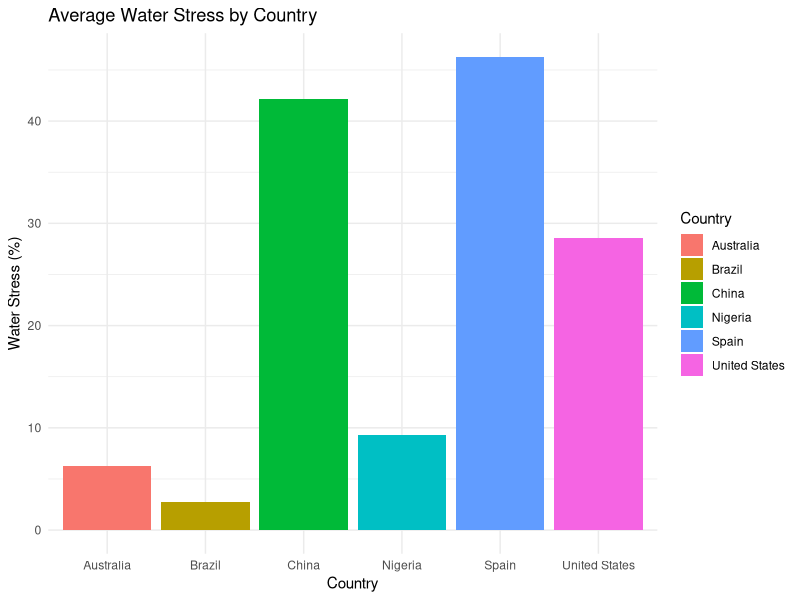

Write the R code that produced this figure.
# Load libraries
install.packages("readxl")
library(readxl)

install.packages("dplyr")
library(dplyr)

install.packages("ggplot2")
library(ggplot2)

# Load raw OWID sheet
raw_data <- read_excel("data/data.xlsx", sheet = "freshwater-withdrawals-as-a-sha")

# Clean a subset manually
subset_data <- raw_data %>%
  filter(Entity %in% c("Australia", "United States", "Brazil", "Spain", "China", "Nigeria")) %>%
  select(Country = Entity, Year, water_stress = 4)   # 4th column is water stress

# Check the data
head(subset_data)

# Summary statistics for water_stress
mean_stress <- mean(subset_data$water_stress, na.rm = TRUE)
median_stress <- median(subset_data$water_stress, na.rm = TRUE)
sd_stress <- sd(subset_data$water_stress, na.rm = TRUE)

mean_stress # 22.54
median_stress # 18.1
sd_stress # 17.58

# Bar plot of average water stress by country
subset_data %>%
  group_by(Country) %>%
  summarise(avg_stress = mean(water_stress, na.rm = TRUE)) %>%
  ggplot(aes(x = Country, y = avg_stress, fill = Country)) +
  geom_col() +
  labs(title = "Average Water Stress by Country",
       y = "Water Stress (%)",
       x = "Country") +
  theme_minimal()
